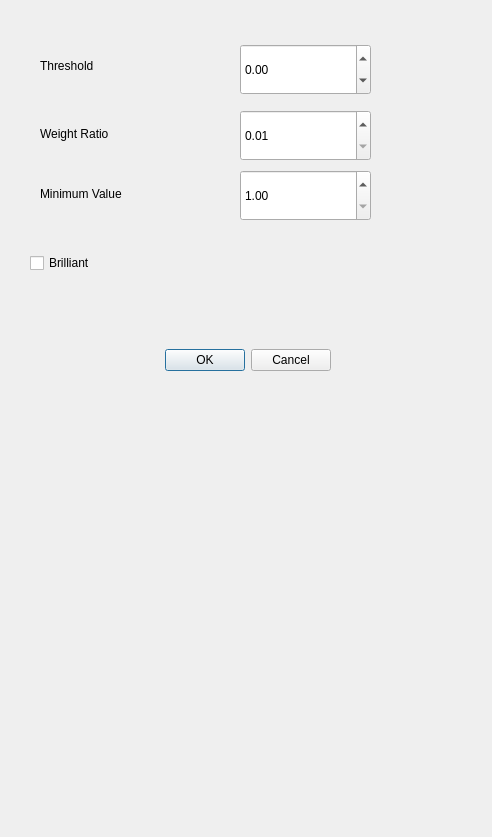
<?xml version="1.0" encoding="UTF-8"?>
<ui version="4.0">
 <class>formNDVISettings</class>
 <widget class="QDialog" name="formNDVISettings">
  <property name="geometry">
   <rect>
    <x>0</x>
    <y>0</y>
    <width>492</width>
    <height>837</height>
   </rect>
  </property>
  <property name="windowTitle">
   <string>Dialog</string>
  </property>
  <property name="styleSheet">
   <string notr="true"/>
  </property>
  <widget class="QDoubleSpinBox" name="spinBoxMinimumValue">
   <property name="geometry">
    <rect>
     <x>240</x>
     <y>170</y>
     <width>131</width>
     <height>51</height>
    </rect>
   </property>
   <property name="minimum">
    <double>1.000000000000000</double>
   </property>
   <property name="maximum">
    <double>255.000000000000000</double>
   </property>
  </widget>
  <widget class="QCheckBox" name="cbBrilliant">
   <property name="geometry">
    <rect>
     <x>30</x>
     <y>250</y>
     <width>141</width>
     <height>26</height>
    </rect>
   </property>
   <property name="text">
    <string>Brilliant</string>
   </property>
  </widget>
  <widget class="QDoubleSpinBox" name="spinBoxThreshold">
   <property name="geometry">
    <rect>
     <x>240</x>
     <y>44</y>
     <width>131</width>
     <height>51</height>
    </rect>
   </property>
   <property name="minimum">
    <double>-1.000000000000000</double>
   </property>
   <property name="maximum">
    <double>1.000000000000000</double>
   </property>
  </widget>
  <widget class="QDoubleSpinBox" name="spinBoxWeightRatio">
   <property name="geometry">
    <rect>
     <x>240</x>
     <y>110</y>
     <width>131</width>
     <height>51</height>
    </rect>
   </property>
   <property name="minimum">
    <double>0.010000000000000</double>
   </property>
   <property name="maximum">
    <double>100.000000000000000</double>
   </property>
  </widget>
  <widget class="QDialogButtonBox" name="buttonBox">
   <property name="geometry">
    <rect>
     <x>70</x>
     <y>330</y>
     <width>261</width>
     <height>61</height>
    </rect>
   </property>
   <property name="orientation">
    <enum>Qt::Horizontal</enum>
   </property>
   <property name="standardButtons">
    <set>QDialogButtonBox::Cancel|QDialogButtonBox::Ok</set>
   </property>
  </widget>
  <widget class="QLabel" name="label">
   <property name="geometry">
    <rect>
     <x>40</x>
     <y>56</y>
     <width>191</width>
     <height>20</height>
    </rect>
   </property>
   <property name="text">
    <string>Threshold</string>
   </property>
  </widget>
  <widget class="QLabel" name="label_2">
   <property name="geometry">
    <rect>
     <x>40</x>
     <y>124</y>
     <width>191</width>
     <height>20</height>
    </rect>
   </property>
   <property name="text">
    <string>Weight Ratio</string>
   </property>
  </widget>
  <widget class="QLabel" name="label_3">
   <property name="geometry">
    <rect>
     <x>40</x>
     <y>184</y>
     <width>191</width>
     <height>20</height>
    </rect>
   </property>
   <property name="text">
    <string>Minimum Value</string>
   </property>
  </widget>
 </widget>
 <resources/>
 <connections/>
</ui>
